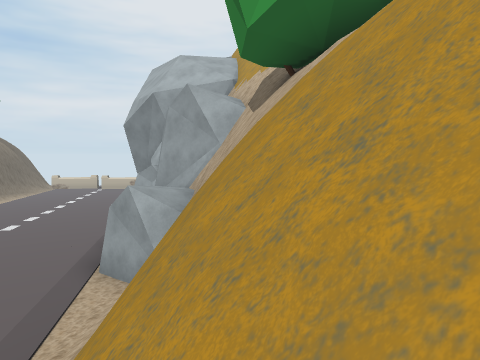
view 1 (above)

20 first-person views from a walk through a scene from a Unity 3-D project. The camera is 1.5 m above the floor, tilts 4° down and sees 70° across. The floor is counted in squares, 2 m on a side. Each view is taken from the middle of a square. On the plan, view 1 faces up. The plan holds only what a view shows up to about 11 squares ahead; the rest is blank. The place goes on beyond the plan. The player character is not drawn. Some animated figures are left out. Some surface patterns are stand-ins.

view 2
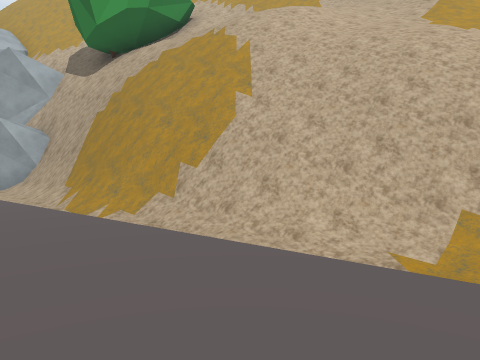

view 3
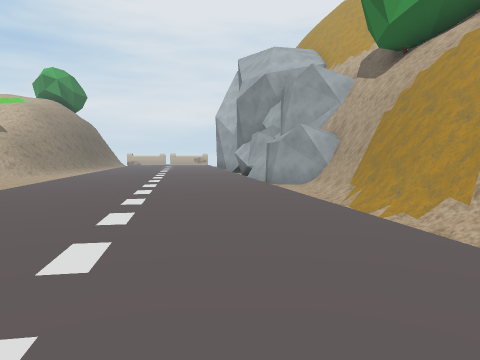

view 4
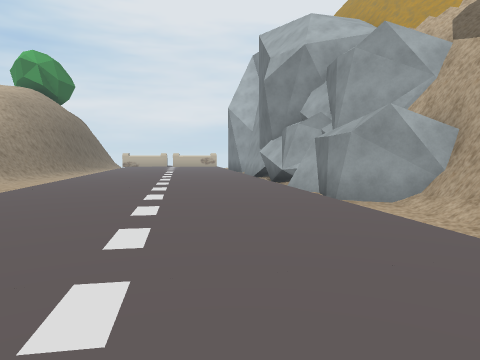

view 5
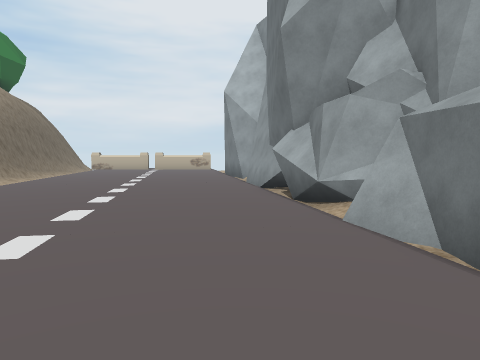

view 6
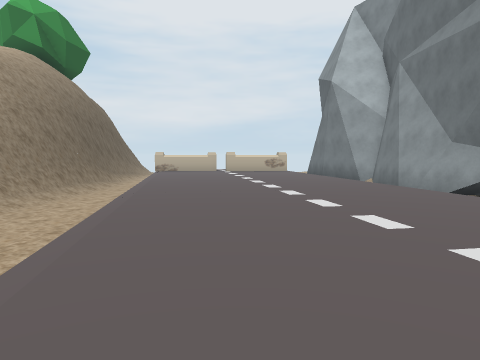

view 7
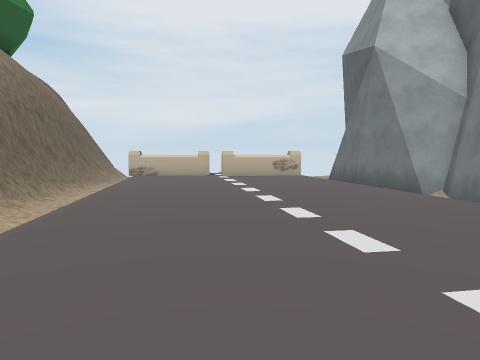

view 8
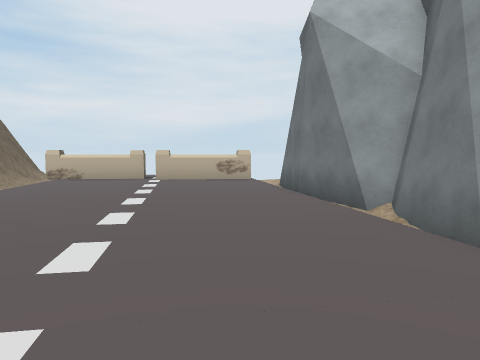

view 9
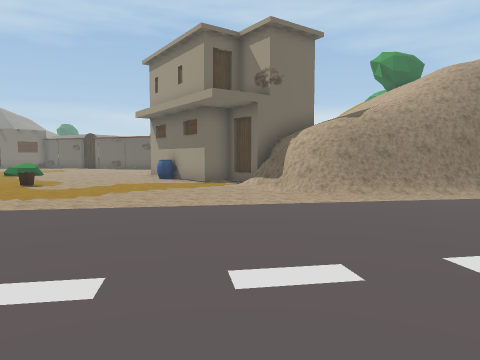

view 10
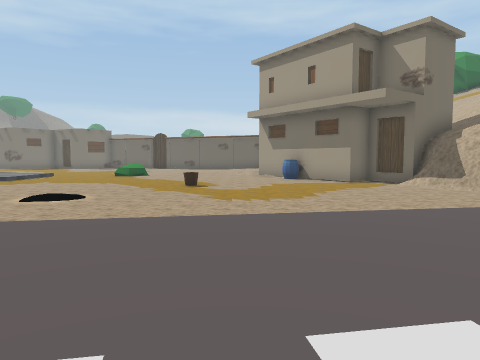

view 11
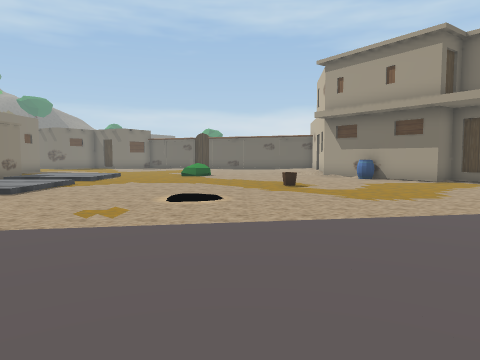

view 12
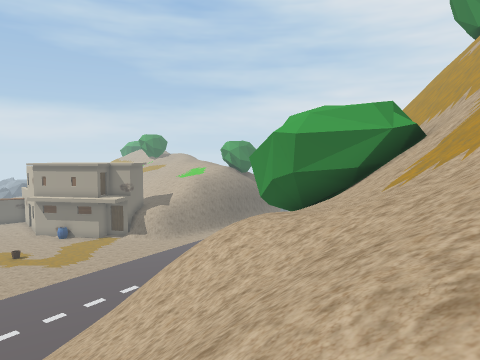

view 13
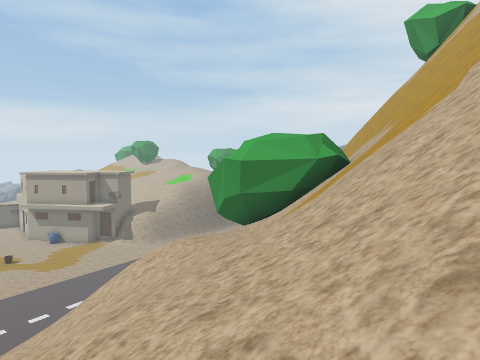

view 14
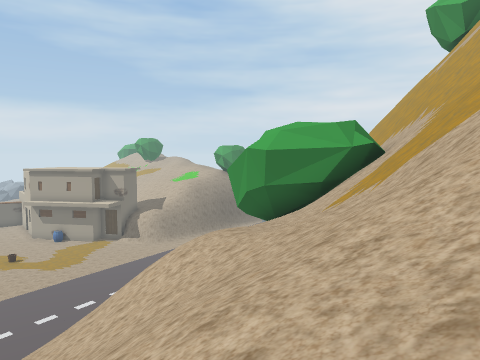

view 15
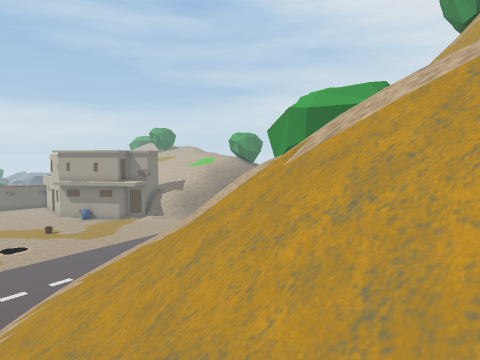

view 16
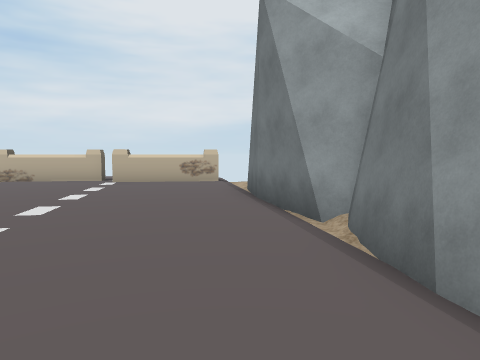

view 17
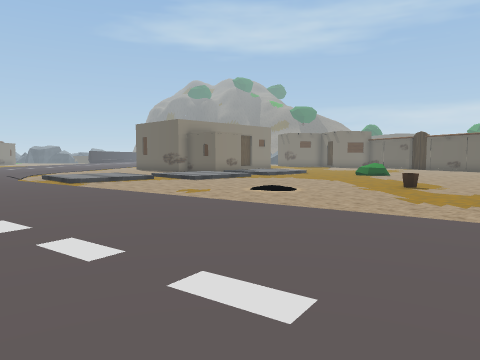

view 18
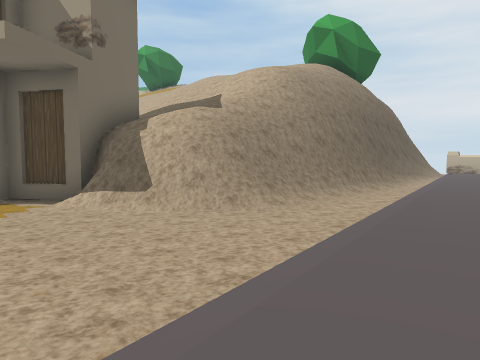

view 19
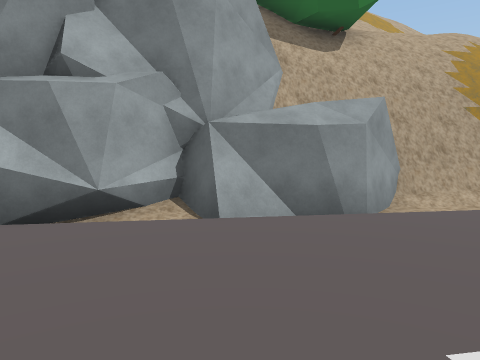

view 20
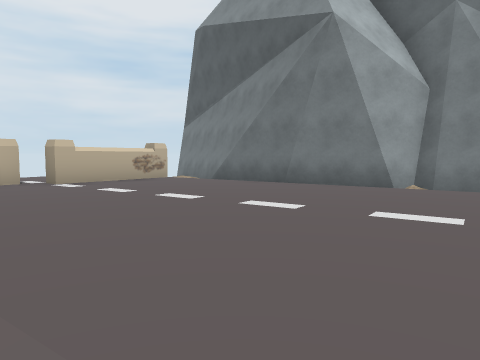

### Floor plan
Key: @ floor where view 1 was taken; # wall or solid block; . main floor; : floor 9.75 m higher than the main floor; / step, stairs or slope; = window, fence, low wall or low ledge; v drop or lower ground; T tree; B bucket; O other object.
Columns run from 16 left of view 1 to 9 right of it. Each row starts with its distance up from view 1.
 27        v
 26       ..
 25       .   .#
 24  v########.#
 23   #........#
 22   #........#
 21   #........#
 20   #........#v
 19   #........#v
 18   ##........#
 17   v#........#
 16   ##........#
 15   ##........#
 14   ##........#
 13  v#.........#
 12   #.........##
 11 v##..........#       #
 10 ###..........##    ####
  9 .............#  ##  ####
  8 .............#  ##T ##=#
  7 .............###TTTTT///
  6 ...............#TTTT///
  5 ...............#v////////
  4 ...............#v////////
  3 .B.............#v////////
  2 ...............#v///:////
  1 ...............#v/////////
  0 ....O..........#@/////////
 -1 ...............///////////
 -2 ...............///////////
 -3 .......... ...../////////
 -4 ..... ....  ....        /

Positions as (right, up) in squares from view 1, and headings:
1: (0, 0), facing up
2: (-4, -4), facing up-right
3: (-4, -4), facing up
4: (-5, 0), facing up
5: (-5, 5), facing up
6: (-9, 7), facing up
7: (-9, 11), facing up
8: (-7, 13), facing up
9: (-5, 9), facing left
10: (-5, 4), facing left
11: (-5, 1), facing left
12: (7, -2), facing up-left
13: (9, -2), facing up-left
14: (8, -2), facing up-left
15: (8, -4), facing up-left
16: (-6, 14), facing up
17: (-5, 6), facing down-left
18: (-9, 7), facing up-left
19: (-8, 9), facing right
20: (-12, 16), facing up-right
